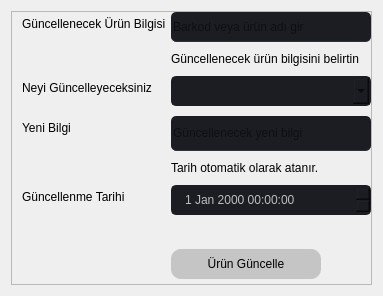
                         <widget class="QWidget" name="tab_urun_guncelle">
                          <attribute name="title">
                           <string>Ürün Güncelle</string>
                          </attribute>
                          <layout class="QVBoxLayout" name="verticalLayout_17">
                           <item>
                            <widget class="QFrame" name="frame_15">
                             <property name="styleSheet">
                              <string notr="true">QFrame QLineEdit{

background-color: rgb(27, 29, 35);

border-radius: 5px;
border-bottom: 1px solid rgb(44, 49, 60);
gridline-color:rgb(255, 170, 0);
font: 63 italic 9pt &quot;Segoe UI Semibold&quot;;
}
QDateTimeEdit{
	background-color: rgb(27, 29, 35);
	border-radius: 5px;
	border: 2px solid rgb(27, 29, 35);
	padding: 5px;
	padding-left: 10px;
}
QDateTimeEdit:hover{
	border: 2px solid rgb(64, 71, 88);
}
QDateTimeEdit QAbstractItemView {
	color: rgb(85, 170, 255);	
	background-color: rgb(27, 29, 35);
	padding: 10px;
	selection-background-color: rgb(39, 44, 54);
}
QPushButton{
background-color: rgb(197, 197, 197);
color: #000;
border-radius:10px;

}
QPushButton:hover{
background-color: rgb(85, 170, 127);

}
QPushButton:pressed{
background-color: rgb(0, 220, 220);
}
QComboBox{
	background-color: rgb(27, 29, 35);
	border-radius: 5px;
	border: 2px solid rgb(27, 29, 35);
	padding: 5px;
	padding-left: 10px;
}
QComboBox:hover{
	border: 2px solid rgb(64, 71, 88);
}
QComboBox QAbstractItemView {
	color: rgb(85, 170, 255);	
	background-color: rgb(27, 29, 35);
	padding: 10px;
	selection-background-color: rgb(39, 44, 54);
}</string>
                             </property>
                             <property name="frameShape">
                              <enum>QFrame::StyledPanel</enum>
                             </property>
                             <property name="frameShadow">
                              <enum>QFrame::Raised</enum>
                             </property>
                             <layout class="QVBoxLayout" name="verticalLayout_18">
                              <property name="leftMargin">
                               <number>5</number>
                              </property>
                              <property name="topMargin">
                               <number>0</number>
                              </property>
                              <property name="rightMargin">
                               <number>0</number>
                              </property>
                              <property name="bottomMargin">
                               <number>0</number>
                              </property>
                              <item>
                               <layout class="QFormLayout" name="formLayout_3">
                                <property name="formAlignment">
                                 <set>Qt::AlignCenter</set>
                                </property>
                                <property name="horizontalSpacing">
                                 <number>5</number>
                                </property>
                                <property name="verticalSpacing">
                                 <number>10</number>
                                </property>
                                <property name="leftMargin">
                                 <number>5</number>
                                </property>
                                <property name="bottomMargin">
                                 <number>5</number>
                                </property>
                                <item row="1" column="0">
                                 <widget class="QLabel" name="label_15">
                                  <property name="text">
                                   <string>Güncellenecek Ürün Bilgisi</string>
                                  </property>
                                 </widget>
                                </item>
                                <item row="1" column="1">
                                 <widget class="QLineEdit" name="ln_stokGuncelleAd">
                                  <property name="minimumSize">
                                   <size>
                                    <width>0</width>
                                    <height>30</height>
                                   </size>
                                  </property>
                                  <property name="maximumSize">
                                   <size>
                                    <width>400</width>
                                    <height>35</height>
                                   </size>
                                  </property>
                                  <property name="placeholderText">
                                   <string>Barkod veya ürün adı gir</string>
                                  </property>
                                 </widget>
                                </item>
                                <item row="5" column="0">
                                 <widget class="QLabel" name="label_16">
                                  <property name="text">
                                   <string>Neyi Güncelleyeceksiniz</string>
                                  </property>
                                 </widget>
                                </item>
                                <item row="9" column="0">
                                 <widget class="QLabel" name="label_17">
                                  <property name="text">
                                   <string>Yeni Bilgi</string>
                                  </property>
                                 </widget>
                                </item>
                                <item row="11" column="0">
                                 <widget class="QLabel" name="label_20">
                                  <property name="text">
                                   <string>Güncellenme Tarihi</string>
                                  </property>
                                 </widget>
                                </item>
                                <item row="11" column="1">
                                 <widget class="QDateTimeEdit" name="date_stokGuncelTime">
                                  <property name="enabled">
                                   <bool>false</bool>
                                  </property>
                                 </widget>
                                </item>
                                <item row="12" column="0">
                                 <widget class="QLabel" name="label_18">
                                  <property name="text">
                                   <string/>
                                  </property>
                                 </widget>
                                </item>
                                <item row="18" column="1">
                                 <widget class="QPushButton" name="btn_stokUrunGuncelle">
                                  <property name="minimumSize">
                                   <size>
                                    <width>0</width>
                                    <height>30</height>
                                   </size>
                                  </property>
                                  <property name="maximumSize">
                                   <size>
                                    <width>150</width>
                                    <height>25</height>
                                   </size>
                                  </property>
                                  <property name="text">
                                   <string>Ürün Güncelle</string>
                                  </property>
                                 </widget>
                                </item>
                                <item row="9" column="1">
                                 <widget class="QLineEdit" name="ln_stokYeniBilgi">
                                  <property name="minimumSize">
                                   <size>
                                    <width>0</width>
                                    <height>35</height>
                                   </size>
                                  </property>
                                  <property name="maximumSize">
                                   <size>
                                    <width>350</width>
                                    <height>35</height>
                                   </size>
                                  </property>
                                  <property name="placeholderText">
                                   <string>Güncellenecek yeni bilgi</string>
                                  </property>
                                 </widget>
                                </item>
                                <item row="5" column="1">
                                 <widget class="QComboBox" name="cmb_guncellenecekBilgi">
                                  <property name="minimumSize">
                                   <size>
                                    <width>200</width>
                                    <height>30</height>
                                   </size>
                                  </property>
                                  <property name="maximumSize">
                                   <size>
                                    <width>200</width>
                                    <height>16777215</height>
                                   </size>
                                  </property>
                                 </widget>
                                </item>
                                <item row="2" column="1">
                                 <widget class="QLabel" name="label_22">
                                  <property name="text">
                                   <string>Güncellenecek ürün bilgisini belirtin</string>
                                  </property>
                                 </widget>
                                </item>
                                <item row="10" column="1">
                                 <widget class="QLabel" name="label_23">
                                  <property name="text">
                                   <string>Tarih otomatik olarak atanır.</string>
                                  </property>
                                 </widget>
                                </item>
                               </layout>
                              </item>
                             </layout>
                            </widget>
                           </item>
                          </layout>
                         </widget>
